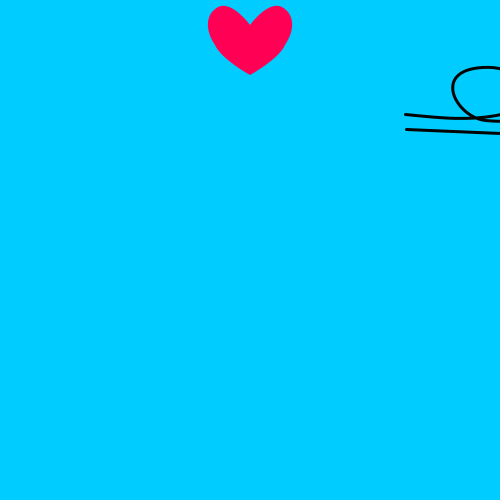
Frame 1 (no input)
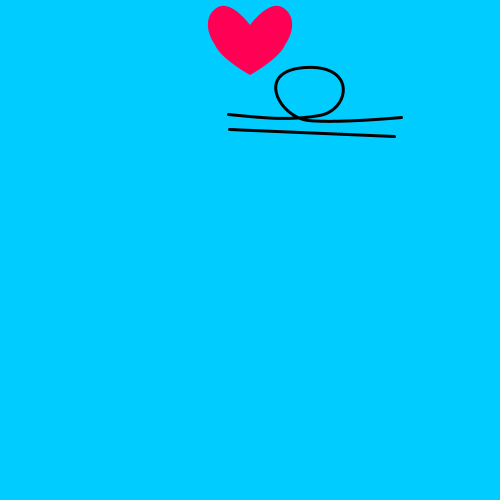
Frame 60 (the mouse pressed at the canvas centre just before this capture)
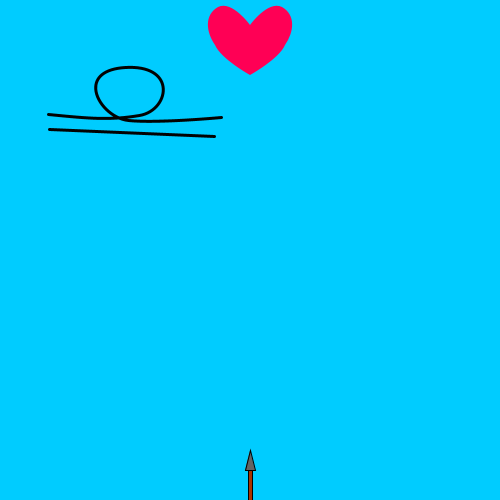
Frame 120 (the mouse held since frame 60 and released just before this capture)

The Processing sketch that drew these frames (run headless with seeded random() and noise(); from frame 60 on, the mouse is pressed at the canvas centre):

// Processing sketch: processing_168237
// ── processing_168237.pde

int count = 0;
int step = 0;
int wincount = 0;
int ss = 0;
boolean reset = false;
boolean addArrow = false;
boolean onoff = true;
boolean set = false;

ArrayList<Arrow> arrows;
Target tar   = new Target(250, 25);
ArrayList<Wind> winds;

void setup() {
  size(500, 500);
  arrows = new ArrayList<Arrow>();
  winds  = new ArrayList<Wind>();
}

void draw() {
  background(#00CCFF);
  
  if(ss == 3){
    tar.setX(); 
  }
  tar.tarDis();

  if (winds.size () < count + 1) {
    for (int i=winds.size (); i < count+1; i++) {

      if (wincount%3 == 0 || wincount%3 == 2 ) {
        Wind e = new Wind(width-10, 100+100*(wincount%3), new PVector (random(-3, -5),0));
        winds.add(e);
      } else if (wincount%3 == 1) {
        Wind e = new Wind(10, 200, new PVector (random(3, 5),0));
        winds.add(e);
      }
      wincount++;
      //println(wincount%3);
    }
  }
    for (int i = winds.size ()-1; i >= 0; i--) {
      Wind ee = winds.get(i);
      ee.move();
      ee.windDis();
      if (ee.loc.x < -30 || ee.loc.x > width+30) {
        winds.remove(i);
      }
    }

  if (addArrow && count != 3) {
    Arrow e = new Arrow(width/2, height-50);
    arrows.add(e);
    addArrow = false;
    step++;
  }
  ss = 0;
  for (int i = arrows.size ()-1; i >= 0; i--) {
    Arrow ee = arrows.get(i);
    ee.move();
    ee.arrowDis();
    if(count == 3 && ee.hit){
      ss++;
    } 
    for (int k = winds.size ()-1; k >= 0; k--) {
      Wind ww = winds.get(k);
      ee.hitWin(ww.loc, ww.vec);
    }
    if (i == count) {
      ee.fireArrow();
    }
    if (reset) {
      arrows.remove(i);
    }
  }

  if (arrows.size () == 0) {
    count = 0;
    reset = false;
    tar.resetX();
  }
}

void mousePressed() {
  if (onoff) {
    if (!set) {
      if (count == 3) {
        reset = true;
      } else {
        switch(step) {
        case 0:
          addArrow = true;
          break;
        case 1:
          step++;
          set = true;
          break;
        case 3:
          step = 0;
          count++;
          break;
        }
        onoff = false;
      }
    }
  }
}

void mouseReleased() {
  onoff = true;
}

class Arrow {
  PVector vec;
  PVector loc;
  float px, py;
  boolean hit = false;

  Arrow(float x_, float y_) {
    vec = new PVector(0, 0);
    loc = new PVector(x_, y_);
  }

  void move() {
    hitTar();
    loc.add(vec);
  }

  void fireArrow() {
    if (step == 2) {
      PVector pow = PVector.sub(tar.loc, loc);
      pow.limit(5);
      apforce(pow);
      step++;
    }
  }
  
  void hitWin(PVector arr_, PVector vec_ ) {
    PVector len = PVector.sub(arr_, loc);
    float lenm  = len.mag();
    if (lenm <= 20) {
      PVector win =  vec_.get();
      win.normalize();
      win.mult(1);
      
      apforce(win);
    }
  }

  void hitTar() {
    PVector len = PVector.sub(tar.loc, loc);
    float lenm  = len.mag();
    if (lenm <= 25) {
      float ma = map(lenm, 20, 25, 0, 5);
      len.normalize();
      len.mult(ma);
      len.sub(vec);
      apforce(len);
      if(py == loc.y){
        set = false;
        hit = true;
      }
      //println(step + "  :  " + ss + " : " + hit);
       
      px = loc.x;
      py = loc.y;
    }
    if(loc.y <= -10){
        set = false;
      }
  }

  void apforce(PVector force) {
    vec.add(force);
  }

  void arrowDis() {
    stroke(0);
    pushMatrix();
    strokeWeight(1);
    translate(loc.x, loc.y);
    fill(100);
    triangle(0, 0, 5, 20, -5, 20);
    fill(#AA3300);
    rect(-2, 20, 4, 50);
    fill(#CCFF00);
    quad(-2, 50, -7, 55, -7, 75, -2, 70);
    quad(2, 50, 7, 55, 7, 75, 2, 70);
    popMatrix();
  }
}

class Target {
  PVector vec;
  PVector loc;
  float x1, x2;

  Target(float x_, float y_) {
    vec = new PVector(0, 0);
    loc = new PVector(x_, y_);
    x1 = 0;
    x2 = 0;
  }
  
  void setX(){
    if(x1 <= 10){
    x1++;
    x2--;
    }
  }
  
  void resetX(){
    x1 = 0;
    x2 = 0;
  }

  void tarDis() {
    noStroke();
    pushMatrix();
    translate(loc.x+x1, loc.y);
    fill(#FF0055);
    beginShape();
    vertex(0.0, 50.0);
    bezierVertex(0.0, 50.0, 29.0, 34.0, 35.0, 20.0);
    bezierVertex(44.0, 7.0, 46.0, -10.0, 32.0, -18.0);
    bezierVertex(18.0, -25.0, 0.0, 0.0, 0.0, 0.0);
    endShape(CLOSE);
    popMatrix();
    pushMatrix();
    translate(loc.x+x2, loc.y);
    beginShape();
    vertex(0.0, 50.0);
    bezierVertex(0.0, 50.0, 0.0, 0.0, 0.0, 0.0);
    bezierVertex(0.0, 0.0, -18.0, -25.0, -32.0, -18.0);
    bezierVertex(-46.0, -10.0, -44.0, 7.0, -35.0, 20.0);
    bezierVertex(-29.0, 34.0, 0.0, 50.0, 0.0, 50.0);
    endShape(CLOSE);
    popMatrix();
  }
}

class Wind {
  PVector vec;
  PVector loc;

  Wind(float x_, float y_, PVector vec_) {
    vec = new PVector(0, 0);
    loc = new PVector(x_, y_);
    apforce(vec_);
  }
  
  void move(){
    loc.add(vec);
  }
  
  
  void apforce(PVector force){
    vec.add(force);  
  }

  void windDis() {
    pushMatrix();
    stroke(2);
    strokeWeight(3);
    translate(loc.x, loc.y);
    beginShape();
    noFill();
    vertex(-82, 14.0);
    bezierVertex(-82.0, 14.0, -82.0, 14.0, -82.0, 14.0);
    bezierVertex(-41.0, 18.0, -21.0, 20.0, 9.0, 15.0);
    bezierVertex(39.0, 10.0, 47.0, -36.0, -5.0, -33.0);
    bezierVertex(-57.0, -30.0, -31.0, 17.0, -2.0, 20.0);
    bezierVertex(27.0, 23.0, 91.0, 17.0, 91.0, 17.0);
    endShape();

    beginShape();
    vertex(-81.0, 29.0);
    bezierVertex(-81.0, 29.0, -81.0, 29.0, -81.0, 29.0);
    bezierVertex(-81.0, 29.0, 84.0, 36.0, 84.0, 36.0);
    endShape();
    popMatrix();
  }
}
